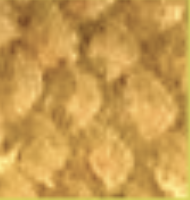
#> input picture Scale_images/S2.png, 190 x 200 px
$ jupyter execute Color_Spaces_Experiment.ipynb
#> lines starting #> are read from the running program, lines starting #| are printed output that depends on the picture; after the words box and inside, x2 and y2 are one past the last pixel; in counts of white or black regions, pixels touching at a corner belong together
[cell 1]
import cv2
import matplotlib.pyplot as plt
import numpy as np

[cell 2]
#source: https://realpython.com/python-opencv-color-spaces/
image = cv2.imread('Scale_images/S2.png')
#> image is the input picture: shape (200, 190, 3); mean B, G, R 79.4, 155.3, 200.6
image = cv2.cvtColor(image, cv2.COLOR_BGR2RGB)
plt.imshow(image)
plt.title('Original')
plt.show()

[cell 3]
from mpl_toolkits.mplot3d import Axes3D
from matplotlib import cm
from matplotlib import colors

[cell 4]
#Construct scatter plot in RGB
r, g, b = cv2.split(image)
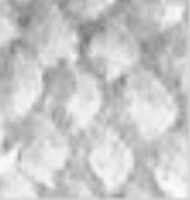
#> r: shape (200, 190); min 118, max 253, mean 200.6
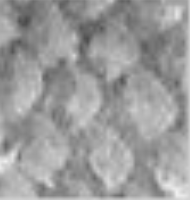
#> g: shape (200, 190); min 73, max 240, mean 155.3
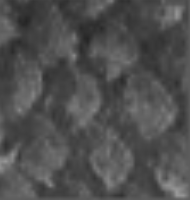
#> b: shape (200, 190); min 36, max 153, mean 79.4
fig = plt.figure()
axis = fig.add_subplot(1, 1, 1, projection="3d")
pixel_colors = image.reshape((np.shape(image)[0]*np.shape(image)[1], 3))
norm = colors.Normalize(vmin=-1.,vmax=1.)
norm.autoscale(pixel_colors)
pixel_colors = norm(pixel_colors).tolist()
#> pixel_colors = 38000 items
axis.scatter(r.flatten(), g.flatten(), b.flatten(), facecolors=pixel_colors, marker=".")
axis.set_xlabel("Red")
axis.set_ylabel("Green")
axis.set_zlabel("Blue")
plt.title('RGB Scatter Plot')
plt.show()
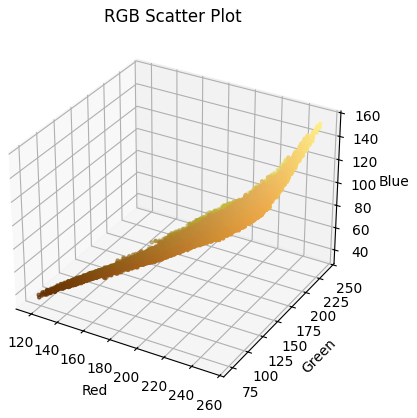
#> figure drawn by matplotlib, 1 panel

[cell 5]
#Construct scatter plot in HSV
hsv_image = cv2.cvtColor(image, cv2.COLOR_RGB2HSV)
#> hsv_image: shape (200, 190, 3); mean H, S, V 18.8, 155.1, 200.6
h, s, v = cv2.split(hsv_image)
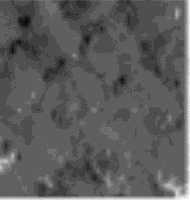
#> h: shape (200, 190); min 13, max 29, mean 18.8; drawn with min black and max white
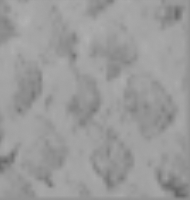
#> s: shape (200, 190); min 101, max 179, mean 155.1
fig = plt.figure()
axis = fig.add_subplot(1, 1, 1, projection="3d")

axis.scatter(h.flatten(), s.flatten(), v.flatten(), facecolors=pixel_colors, marker=".")
axis.set_xlabel("Hue")
axis.set_ylabel("Saturation")
axis.set_zlabel("Value")
plt.title('HSV Scatter Plot')
plt.show()
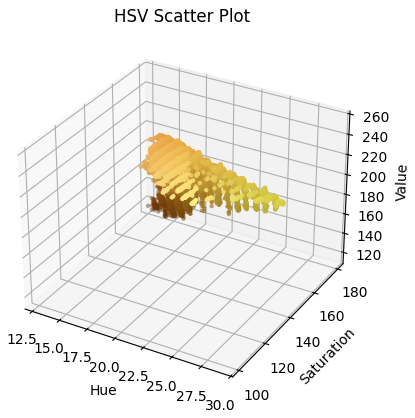
#> figure drawn by matplotlib, 1 panel

[cell 6]
#The RGB scatter plot appeared more useful than HSV, so the rest of the code uses RGB
#Choose range
light_yellow = (255, 240, 160)
dark_yellow = (215, 140, 30)
ly_square = np.full((10, 10, 3), light_yellow, dtype=np.uint8) / 255.0
dy_square = np.full((10, 10, 3), dark_yellow, dtype=np.uint8) / 255.0
plt.subplot(1, 2, 1)
plt.imshow(dy_square)
plt.title('Dark yellow')
plt.subplot(1, 2, 2)
plt.imshow(ly_square)
plt.title('Light yellow')
plt.show()
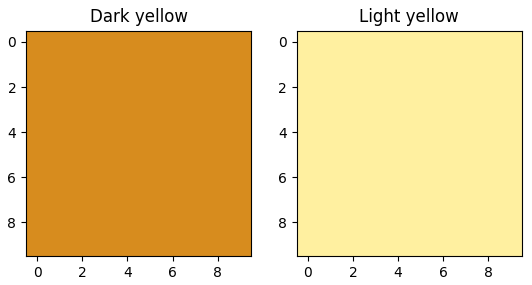
#> figure drawn by matplotlib, 2 panels

[cell 7]
#Apply thresholding using selected range
mask = cv2.inRange(image, dark_yellow, light_yellow)
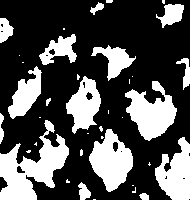
#> mask: shape (200, 190); 31.6% white; 38 white regions (21 under 20 px), largest, box (x1, y1, x2, y2) and area: (0, 120, 69, 200) 2571, (125, 81, 177, 141) 1708, (89, 129, 133, 192) 1642
result = cv2.bitwise_and(image, image, mask=mask)
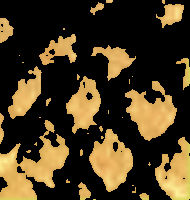
#> result: shape (200, 190, 3); mean R, G, B 72, 57.6, 31.3
plt.subplot(1, 2, 1)
plt.imshow(mask, cmap="gray")
plt.title('Mask')
plt.subplot(1, 2, 2)
plt.imshow(result)
plt.title('Result')
plt.show()

$ run again, with Scale_images/S1.png copied over Scale_images/S2.png
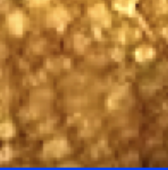
#> input picture Scale_images/S1.png, 168 x 170 px
#> image is the input picture: shape (170, 168, 3); mean B, G, R 54.4, 118.5, 171.6
#> `r, g, b = cv2.split(image)`:
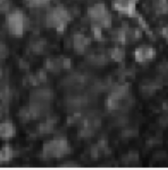
#> b: shape (170, 168); min 6, max 245, mean 54.4
#> pixel_colors = 28560 items
#> hsv_image: shape (170, 168, 3); mean H, S, V 18.3, 182.4, 174.6
#> mask: shape (170, 168); 11.5% white; 27 white regions (11 under 20 px), largest, box (x1, y1, x2, y2) and area: (29, 0, 71, 32) 594, (88, 3, 111, 41) 496, (112, 0, 152, 36) 401
#> `result = cv2.bitwise_and(image, image, mask=mask)`:
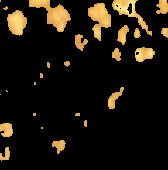
#> result: shape (170, 168, 3); mean R, G, B 26.9, 21, 11.1

$ run again, with Scale_images/S3.png copied over Scale_images/S2.png
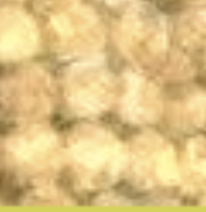
#> input picture Scale_images/S3.png, 206 x 212 px
#> image is the input picture: shape (212, 206, 3); mean B, G, R 132.7, 194.7, 223.3
#> pixel_colors = 43672 items
#> hsv_image: shape (212, 206, 3); mean H, S, V 20.6, 104.7, 223.3
#> mask: shape (212, 206); 52.1% white; 61 black regions (22 under 20 px), largest, box (x1, y1, x2, y2) and area: (0, 89, 206, 212) 5710, (140, 0, 206, 101) 2470, (68, 131, 130, 176) 1436
#> `result = cv2.bitwise_and(image, image, mask=mask)`:
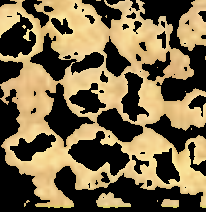
#> result: shape (212, 206, 3); mean R, G, B 121.9, 105.1, 72.7
